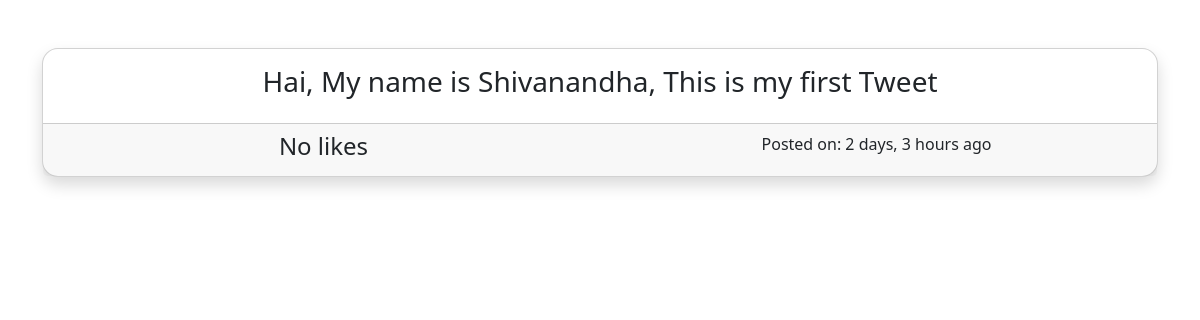
Page /hai-my-name-is-shiv/tweet-view/ (signed in) on the committed database.
### user/models.py (models this page shows, shortened)
class Posts(models.Model):
    tweet = models.CharField(max_length=200)
    slug = models.SlugField(null=True)
    updated = models.DateTimeField(auto_now=True)
    created = models.DateTimeField(auto_now_add=True)
    likes = models.ManyToManyField(User, related_name="liked_posts", null=True, blank=True)
    user = models.OneToOneField(User, on_delete=models.CASCADE)
    class Meta:
        ordering = ['-created']
    def __str__(self) -> str:
        return self.tweet

### user/views.py (the view)
# urls.py: path('<slug>/tweet-view/', views.Tweetview.as_view(), name="viewtweet"),
class Tweetview(LoginRequiredMixin, DetailView):
    login_url = "/login/"
    redirect_field_name = "login"
    model = Posts
    template_name = "tweet-details.html"

### templates/tweet-details.html (shortened to what this page needs)
{% include "base.html" %}
<div class="container text-center mt-5">
    <div class="card shadow rounded-4">
        <div class="card-body">
            <h3>{{object}}</h3>
        </div>
        <div class="card-footer">
            <div class="row">
                <div class="col-6">
                    {% if object.likes.all.count != 0 %}
                    <h4>Liked by</h4>
                    {% else %}
                    <h4>No likes</h4>
                    {% endif %}
                </div>
                <div class="col-6">
                    Posted on: {{object.created|timesince}} ago
                </div>
            </div>
        </div>
    </div>
</div>

### rows in the picture
Posts: tweet "Hai, My name is Shivanandha, This is my first Tweet", created "2 days, 3 hours"
